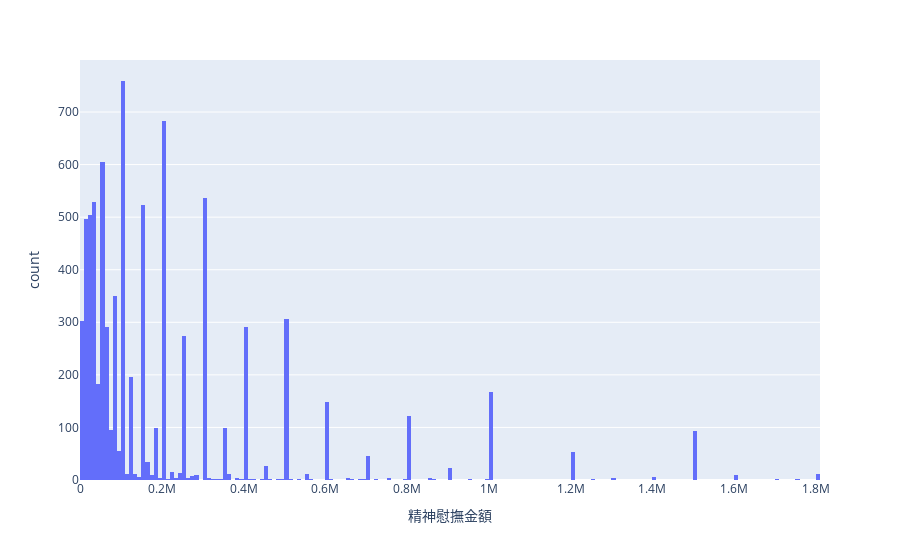

Notebook code for this chart:
### Code cell
processed_df_2 = processed_df[processed_df['精神慰撫金額'] < 2e6 ]
fig = px.histogram(processed_df_2, x="精神慰撫金額", nbins=200)
fig.show()

### Figure 1 — Plotly figure (JSON) as saved in the notebook; plotly's stock layout.template omitted (floating-point values rounded to 4 significant figures; data arrays with more than 128 entries replaced by an {"elided": "..."} marker saying what was removed)
{"data": [{"alignmentgroup": "True", "bingroup": "x", "hovertemplate": "精神慰撫金額=%{x}<br>count=%{y}<extra></extra>", "legendgroup": "", "marker": {"color": "#636efa", "pattern": {"shape": ""}}, "name": "", "nbinsx": 200, "offsetgroup": "", "orientation": "v", "showlegend": false, "type": "histogram", "x": {"elided": "8088 int values"}, "xaxis": "x", "yaxis": "y"}], "layout": {"autosize": true, "barmode": "relative", "legend": {"tracegroupgap": 0}, "margin": {"t": 60}, "xaxis": {"anchor": "y", "autorange": true, "domain": [0, 1], "range": [-0.5, 1810000.0], "title": {"text": "精神慰撫金額"}, "type": "linear"}, "yaxis": {"anchor": "x", "autorange": true, "domain": [0, 1], "range": [0, 798.9], "title": {"text": "count"}}}}
